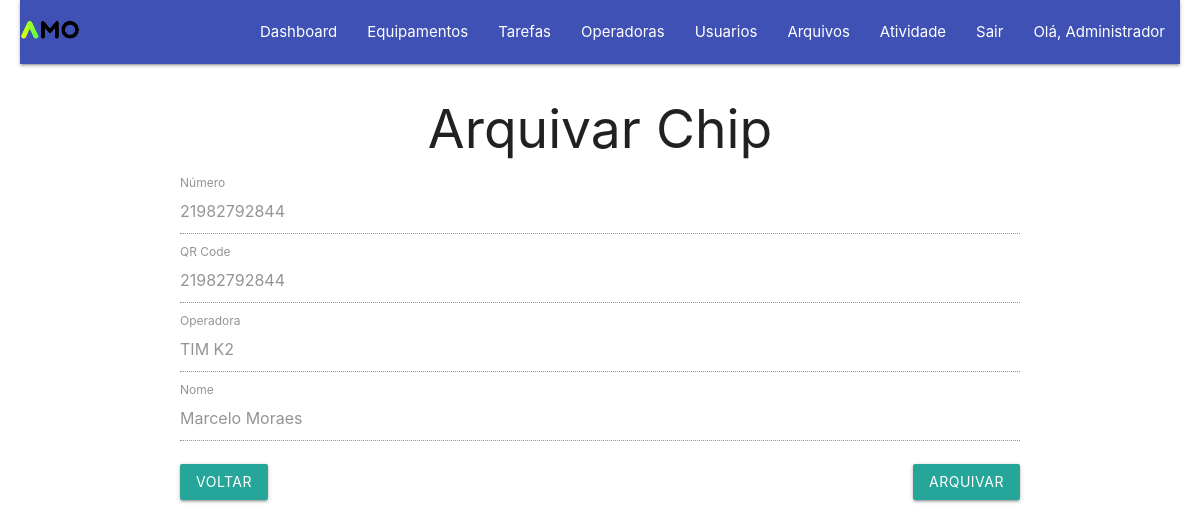
Screenshot of /arquivar_chips.php?id=1 (signed in) with the database file from the repository.
### tables this page shows
CREATE TABLE `chips` (
  `id` int(11) NOT NULL,
  `nome` varchar(100) NOT NULL,
  `numero` varchar(20) NOT NULL,
  `qrcode` varchar(100) NOT NULL,
  `operadora` varchar(50) NOT NULL
);

### arquivar_chips.php (the view, shortened to what this page needs)
<?php
    require_once("db/conexao.php");
    if (isset($_GET["id"])) {
        $chipId = $_GET["id"];
        $sql = "SELECT * FROM chips WHERE id = $chipId";
        $result = mysqli_query($con, $sql);
        $chip = mysqli_fetch_assoc($result);
    } else {
        header("Location: chips_arquivados.php");
        exit();
    }
?>
<!DOCTYPE html>
<html lang="pt-BR">
<head>
    <link rel="stylesheet" href="https://cdnjs.cloudflare.com/ajax/libs/materialize/1.0.0/css/materialize.min.css">
</head>
<body>
    <?php require_once("header.php"); ?>
    <div class="container">
        <h2 class="center-align">Arquivar Chip</h2>
        <form action="arquivar_chips.php?id=<?= $chip['id'] ?>" method="post">
            <div class="input-field">
                <input type="text" name="numero" id="numero" value="<?= $chip['numero'] ?>" disabled>
                <label for="numero">Número</label>
            </div>
            <div class="input-field">
                <input type="text" name="qrcode" id="qrcode" value="<?= $chip['qrcode'] ?>" disabled>
                <label for="qrcode">QR Code</label>
            </div>
            <div class="input-field">
                <input type="text" name="operadora" id="operadora" value="<?= $chip['operadora'] ?>" disabled>
                <label for="operadora">Operadora</label>
            </div>
            <div class="input-field">
                <input type="text" name="nome" id="nome" value="<?= $chip['nome'] ?>" disabled>
                <label for="nome">Nome</label>
            </div>
            <div class="actions">
                <a href="chips.php" class="btn waves-effect waves-light">Voltar</a>
                <button class="btn waves-effect waves-light" type="submit">Arquivar</button>
            </div>
        </form>
    </div>
</body>
</html>

### arquivar_chips.php (style rules this page uses)
body { display: flex; flex-direction: column; min-height: 100vh; margin: 0; padding: 0; }
.container { width: 800px; margin-top: 20px; }
form { margin-top: 2rem; }
.input-field label { color: #26a69a; }
.btn { background-color: #26a69a; }
.actions { display: flex; justify-content: space-between; }

### rows the page displays
chips: numero "21982792844", qrcode "21982792844", operadora "TIM K2", nome "Marcelo Moraes"

### other values shown
$_SESSION['nome'] "Administrador"
